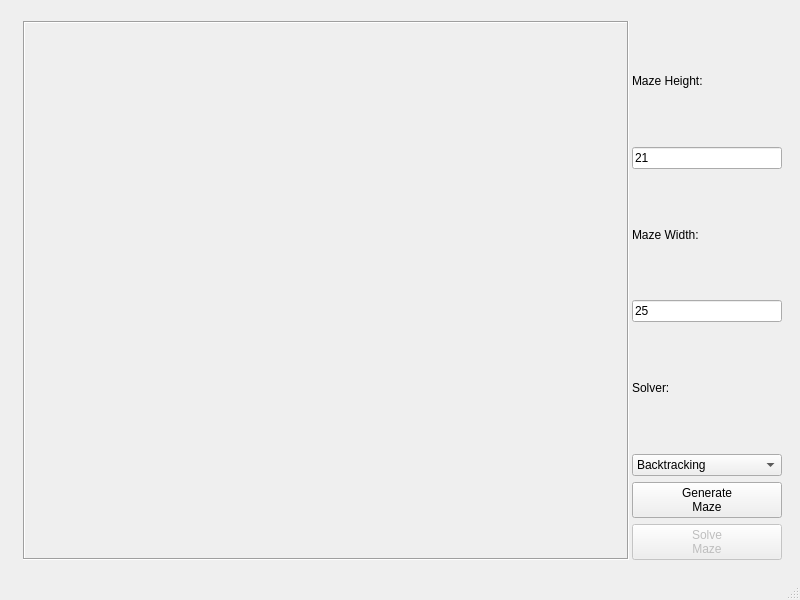
<?xml version="1.0" encoding="UTF-8"?>
<ui version="4.0">
 <class>MainWindow</class>
 <widget class="QMainWindow" name="MainWindow">
  <property name="geometry">
   <rect>
    <x>0</x>
    <y>0</y>
    <width>800</width>
    <height>600</height>
   </rect>
  </property>
  <property name="windowTitle">
   <string>Maze Simulator</string>
  </property>
  <widget class="QWidget" name="centralWidget">
   <widget class="QWidget" name="layoutWidget">
    <property name="geometry">
     <rect>
      <x>12</x>
      <y>10</y>
      <width>781</width>
      <height>561</height>
     </rect>
    </property>
    <layout class="QGridLayout" name="gridLayout" columnminimumwidth="620,150">
     <property name="sizeConstraint">
      <enum>QLayout::SetMaximumSize</enum>
     </property>
     <property name="horizontalSpacing">
      <number>3</number>
     </property>
     <item row="0" column="1">
      <layout class="QVBoxLayout" name="verticalLayout">
       <item>
        <widget class="QLabel" name="height_lbl">
         <property name="text">
          <string>Maze Height:</string>
         </property>
        </widget>
       </item>
       <item>
        <widget class="QLineEdit" name="width_entry">
         <property name="text">
          <string>21</string>
         </property>
        </widget>
       </item>
       <item>
        <widget class="QLabel" name="width_lbl">
         <property name="text">
          <string>Maze Width:</string>
         </property>
        </widget>
       </item>
       <item>
        <widget class="QLineEdit" name="height_entry">
         <property name="text">
          <string>25</string>
         </property>
        </widget>
       </item>
       <item>
        <widget class="QLabel" name="solver_lbl">
         <property name="text">
          <string>Solver:</string>
         </property>
        </widget>
       </item>
       <item>
        <widget class="QComboBox" name="solver_combo">
         <property name="currentText">
          <string>Backtracking</string>
         </property>
         <property name="currentIndex">
          <number>0</number>
         </property>
         <item>
          <property name="text">
           <string>Backtracking</string>
          </property>
         </item>
         <item>
          <property name="text">
           <string>MODAL_LOGIC</string>
          </property>
         </item>
         <item>
          <property name="text">
           <string>DFS</string>
          </property>
         </item>
         <item>
          <property name="text">
           <string>A* search</string>
          </property>
         </item>
        </widget>
       </item>
      </layout>
     </item>
     <item row="1" column="1">
      <widget class="QPushButton" name="generateMaze_btn">
       <property name="text">
        <string>Generate
Maze</string>
       </property>
      </widget>
     </item>
     <item row="0" column="0" rowspan="3">
      <widget class="QLabel" name="mazeView">
       <property name="enabled">
        <bool>true</bool>
       </property>
       <property name="minimumSize">
        <size>
         <width>200</width>
         <height>200</height>
        </size>
       </property>
       <property name="frameShape">
        <enum>QFrame::Box</enum>
       </property>
       <property name="frameShadow">
        <enum>QFrame::Sunken</enum>
       </property>
       <property name="text">
        <string>&lt;html&gt;&lt;head/&gt;&lt;body&gt;&lt;p&gt;&lt;br/&gt;&lt;/p&gt;&lt;/body&gt;&lt;/html&gt;</string>
       </property>
       <property name="alignment">
        <set>Qt::AlignCenter</set>
       </property>
      </widget>
     </item>
     <item row="2" column="1">
      <widget class="QPushButton" name="solve_btn">
       <property name="enabled">
        <bool>false</bool>
       </property>
       <property name="text">
        <string>Solve
Maze</string>
       </property>
      </widget>
     </item>
    </layout>
   </widget>
  </widget>
  <widget class="QStatusBar" name="statusBar"/>
 </widget>
 <layoutdefault spacing="6" margin="11"/>
 <resources/>
 <connections/>
</ui>
